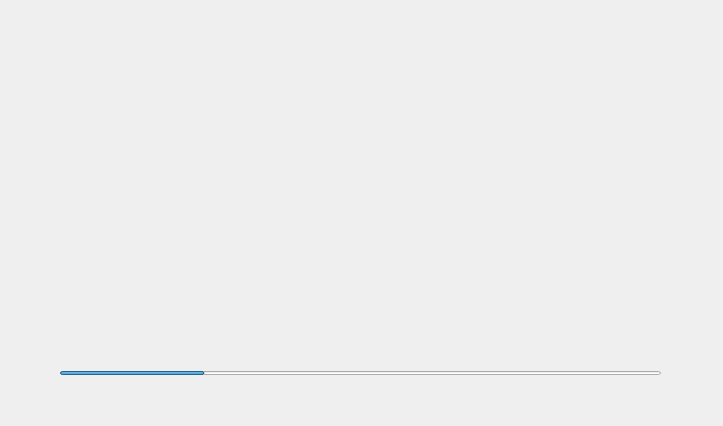
<?xml version="1.0" encoding="UTF-8"?>
<ui version="4.0">
 <class>MainWindow</class>
 <widget class="QMainWindow" name="MainWindow">
  <property name="geometry">
   <rect>
    <x>0</x>
    <y>0</y>
    <width>723</width>
    <height>426</height>
   </rect>
  </property>
  <property name="windowTitle">
   <string>MainWindow</string>
  </property>
  <property name="windowOpacity">
   <double>1.000000000000000</double>
  </property>
  <property name="styleSheet">
   <string notr="true"/>
  </property>
  <widget class="QWidget" name="centralwidget">
   <widget class="QFrame" name="frame">
    <property name="geometry">
     <rect>
      <x>60</x>
      <y>70</y>
      <width>601</width>
      <height>301</height>
     </rect>
    </property>
    <property name="sizePolicy">
     <sizepolicy hsizetype="Preferred" vsizetype="Preferred">
      <horstretch>0</horstretch>
      <verstretch>0</verstretch>
     </sizepolicy>
    </property>
    <property name="layoutDirection">
     <enum>Qt::RightToLeft</enum>
    </property>
    <property name="styleSheet">
     <string notr="true">background-color: rgb(None);
selection-color: rgb(0, 0, 0);
border-color: rgb(None);
background-image: url(:/Logo/rsz_logo2.png);</string>
    </property>
    <property name="frameShape">
     <enum>QFrame::NoFrame</enum>
    </property>
    <property name="frameShadow">
     <enum>QFrame::Raised</enum>
    </property>
    <property name="lineWidth">
     <number>0</number>
    </property>
   </widget>
   <widget class="QProgressBar" name="progressBar">
    <property name="geometry">
     <rect>
      <x>60</x>
      <y>371</y>
      <width>601</width>
      <height>4</height>
     </rect>
    </property>
    <property name="styleSheet">
     <string notr="true">background-color: rgb(None);
color: rgb(None);</string>
    </property>
    <property name="value">
     <number>24</number>
    </property>
    <property name="textVisible">
     <bool>false</bool>
    </property>
    <property name="invertedAppearance">
     <bool>false</bool>
    </property>
   </widget>
  </widget>
 </widget>
 <resources>
  <include location="Linus.qrc"/>
 </resources>
 <connections/>
</ui>
